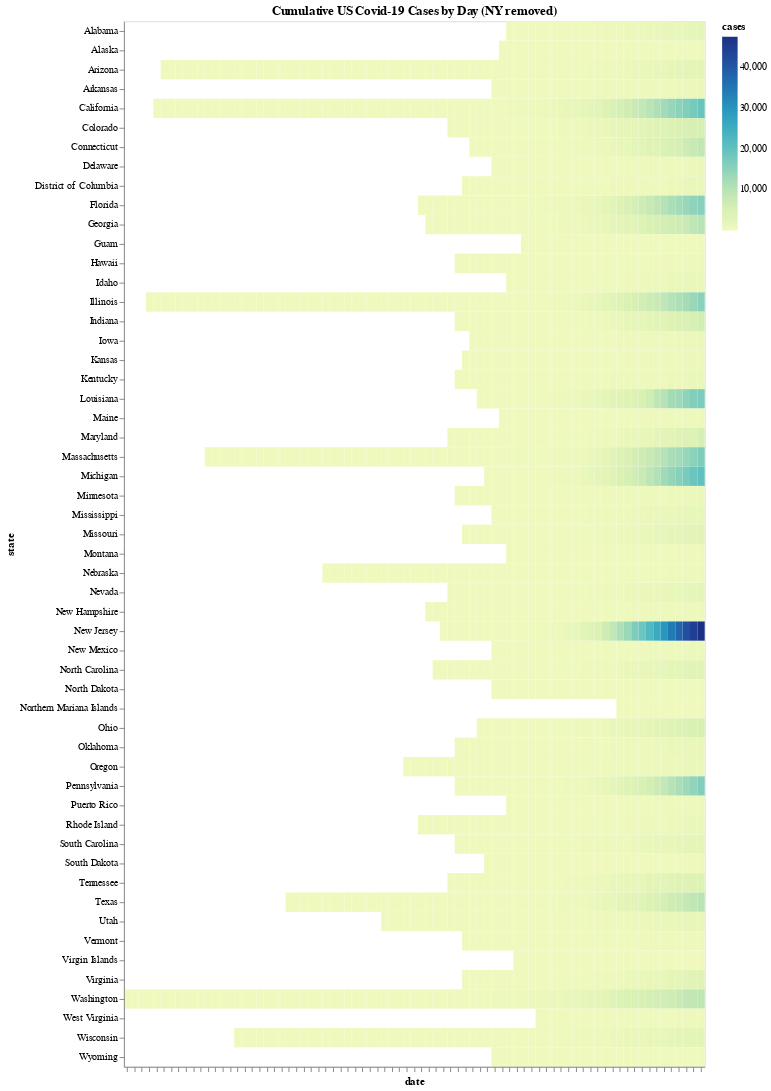

This figure's notebook cell:
### Code cell
(alt.Chart(statewide[statewide['state'] != 'New York'])
 .mark_rect()
 .encode(x = alt.X('date:O', axis = alt.Axis(labels = False)),
         y = 'state:N',
         color = 'cases:Q',
         tooltip = ['date', 'state', 'cases'])
 .properties(title = 'Cumulative US Covid-19 Cases by Day (NY removed)', width = 600)
)

### Figure 1 — Vega-Lite specification as saved in the notebook (floating-point values rounded to 4 significant figures; data arrays with more than 128 entries replaced by an {"elided": "..."} marker saying what was removed)
{"config": {"view": {"continuousWidth": 400, "continuousHeight": 300}}, "data": {"name": "data-e8cea611ca69f790b12291447a2ffcd9"}, "mark": "rect", "encoding": {"color": {"type": "quantitative", "field": "cases"}, "tooltip": [{"type": "temporal", "field": "date"}, {"type": "nominal", "field": "state"}, {"type": "quantitative", "field": "cases"}], "x": {"type": "ordinal", "axis": {"labels": false}, "field": "date"}, "y": {"type": "nominal", "field": "state"}}, "title": "Cumulative US Covid-19 Cases by Day (NY removed)", "width": 600, "$schema": "https://vega.github.io/schema/vega-lite/v4.0.0.json", "datasets": {"data-e8cea611ca69f790b12291447a2ffcd9": {"elided": "2010 records"}}}
